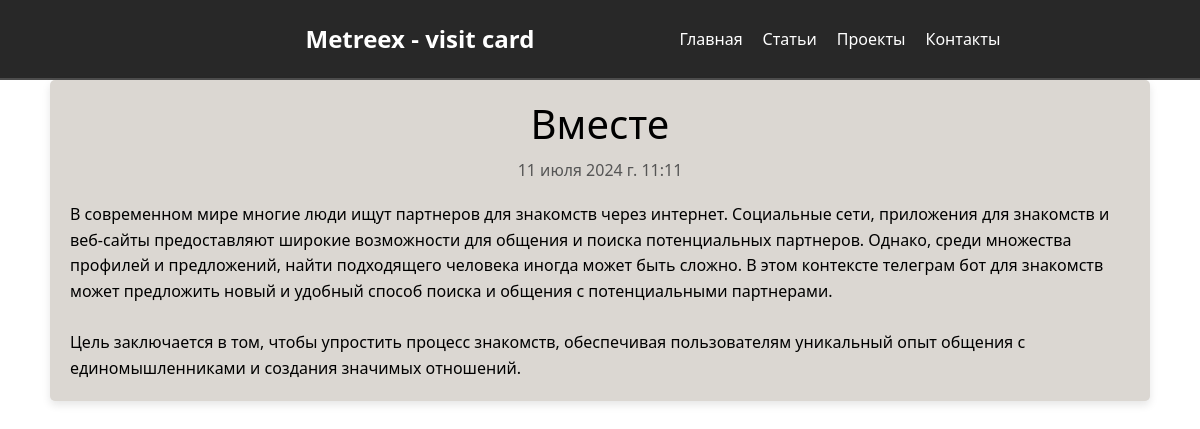
The app's page /projects/projects-detail/1/ with its own data.
### projects/models.py (models this page shows, shortened)
class Projects(models.Model):
    title = models.CharField('Название', max_length=150)
    intro = models.CharField('Интро', max_length=500)
    full_text = models.TextField('Проект')
    date = models.DateTimeField('Дата публикации')
    class Meta:
        verbose_name = 'Проект'
        verbose_name_plural = 'Проекты'

### projects/views.py (the view)
# urls.py: path('projects/projects-detail/<int:pk>/', views.ProjectsDetailView.as_view(), name='projects-detail'),
class ProjectsDetailView(DetailView):
    model = Projects
    template_name = 'projects/details_view.html'
    context_object_name = 'projects'

### projects/templates/projects/details_view.html (shortened to what this page needs)
{% extends 'main/layout.html' %}
{% load static %}
{% block content %}
<link rel="stylesheet" href="{% static 'projects/css/details_view.css' %}">
<div class="projects-container">
    <h1 class="projects-title">{{ projects.title }}</h1>
    <p class="projects-date">{{ projects.date }}</p>
    <div class="projects-text">{{ projects.full_text|safe }}</div>
</div>
{% endblock %}

### main/static/main/css/main.css (style rules this page uses)
body { background: white; }

### projects/static/projects/css/details_view.css (style rules this page uses)
.projects-container { max-width: 1100px; margin: 0 auto; padding: 20px; background-color: #DBD7D2; border-radius: 5px; box-shadow: 0 4px 8px rgba(0, 0, 0, 0.1); }
.projects-title { text-align: center; margin-bottom: 10px; color: #000000; }
.projects-date { text-align: center; margin-bottom: 20px; color: #555555; }
.projects-text { font-family: 'Arial' sans-serif; line-height: 1.6; color: #000000; }

### records on screen
Projects: title "Вместе", date "11 июля 2024 г. 11:11", full_text "В современном мире многие люди ищут партнеров для знакомств через интернет. Социальные сети, приложения для знакомств и веб-сайты предоставляют широкие возможности для общения и поиска потенциальных партнеров. Однако, среди множества профилей и предложений, найти подходящего человека иногда может быть сложно. В этом контексте телеграм бот для знакомств может предложить новый и удобный способ поиска и общения с потенциальными партнерами. Цель заключается в том, чтобы упростить процесс знакомств, обеспечивая пользователям уникальный опыт общения с единомышленниками и создания значимых отношений."
